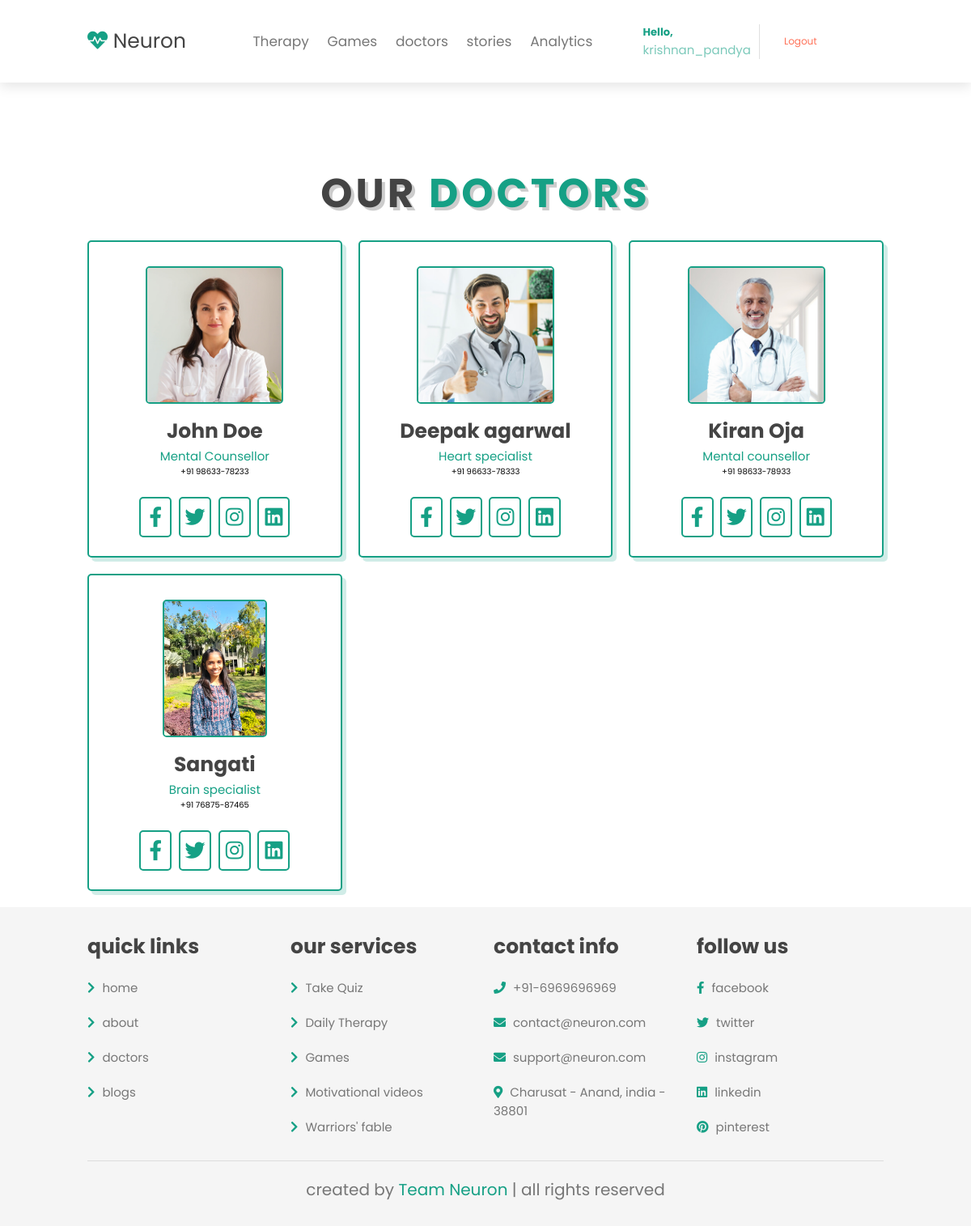
The app's page /doctors (signed in) with its own data.
### neuron_main/models.py (models this page shows)
class Doctor(models.Model):
    photo = models.ImageField(upload_to='media/image/', null=True)
    portfolio = models.CharField(max_length=100)
    name = models.CharField(max_length=30)
    location = models.CharField(max_length=50)
    contact_no = models.CharField(max_length=15)

### neuron_main/views.py (the view)
# urls.py: path('doctors', views.doctors, name="Doctors | Neuron"),
def doctors(request):
    user = request.user
    doctors = list(Doctor.objects.all())
    if(user.is_authenticated):
        return render(request, 'doctors.html', context={'username': user.username, 'doctors': doctors})
    return render(request, 'doctors.html', context={'doctors': doctors})

### templates/doctors.html (shortened to what this page needs)
{% extends 'base.html' %}
{% load static %}
  {% block content %}
<section class="doctors" id="doctors">
    <h1 class="heading" style="padding-top: 10vh"> our <span>doctors</span> </h1>
    <div class="box-container">
      {% for doctor in doctors %}
        <div class="box">
            <img src="{{ doctor.photo.url }}" alt="">
            <h3>{{doctor.name}}</h3>
            <span>{{doctor.portfolio}}</span>
            <pre style="font-size: 1rem">{{doctor.contact_no}}</pre>
            <div class="share">
                <a href="#" class="fab fa-facebook-f"></a>
                <a href="#" class="fab fa-twitter"></a>
                <a href="#" class="fab fa-instagram"></a>
                <a href="#" class="fab fa-linkedin"></a>
            </div>
        </div>
      {% endfor %}
    </div>
</section>
{% endblock %}

### templates/base.html (shortened to what this page needs)
{% load static %}
<!DOCTYPE html>
<html lang="en">
<head>
    <link rel="stylesheet" href="https://cdnjs.cloudflare.com/ajax/libs/font-awesome/5.15.4/css/all.min.css">
    <link rel="stylesheet" href="{% static 'css/base.css' %}">
</head>
<body>
<header class="header" style="position: relative;margin-bottom: -4rem;">
    <a href="/" class="logo"> <i class="fas fa-heartbeat"></i> Neuron </a>
    <nav class="navbar">
        <a href="/therapy">Therapy</a>
        <a href="/game">Games</a>
        <a href="/doctors">doctors</a>
        <a href="/stories">stories</a>
        {% if request.user.is_authenticated %}
            <a href="/analytics">Analytics</a>
        {% endif %}
    </nav>
    {% if username %}
    <div style="display: flex;align-items: center;gap: 1rem">
        <div style="border-right: 1px solid #00000020;padding-right: 1rem;">
            <b style="font-size: 1.3rem;color: #16a085">Hello, </b>
            <pre style="font-size: 1.5rem;color: #16a08590;">{{ username }}</pre>
        </div>
        <form method="GET" action="/logout">
            <button type="submit" style="font-size: 1.2rem;color: tomato;cursor: pointer;background-color: transparent;">Logout</button>
        </form>
    </div>
    {% else %}
    <button onclick="document.getElementById('id01').style.display='block'" style="width:auto;">Login/signup</button>
    {% endif %}
</header>
<section class="login" id="login">
</section>
{% block content %}
{% endblock %}
<section class="footer">
    <div class="box-container">
        <div class="box">
            <h3>quick links</h3>
            <a href="#"> <i class="fas fa-chevron-right"></i> home </a>
            <a href="#"> <i class="fas fa-chevron-right"></i> about </a>
            <a href="#"> <i class="fas fa-chevron-right"></i> doctors </a>
            <a href="#"> <i class="fas fa-chevron-right"></i> blogs </a>
        </div>
        <div class="box">
            <h3>our services</h3>
            <a href="#"> <i class="fas fa-chevron-right"></i> Take Quiz </a>
            <a href="#"> <i class="fas fa-chevron-right"></i> Daily Therapy </a>
            <a href="#"> <i class="fas fa-chevron-right"></i> Games </a>
            <a href="#"> <i class="fas fa-chevron-right"></i> Motivational videos </a>
            <a href="#"> <i class="fas fa-chevron-right"></i> Warriors' fable </a>
        </div>
        <div class="box">
            <h3>contact info</h3>
            <a href="#"> <i class="fas fa-phone"></i> +91-6969696969 </a>
            <a href="#"> <i class="fas fa-envelope"></i> contact@neuron.com </a>
            <a href="#"> <i class="fas fa-envelope"></i> support@neuron.com </a>
            <a href="#"> <i class="fas fa-map-marker-alt"></i> Charusat - Anand, india - 38801 </a>
        </div>
        <div class="box">
            <h3>follow us</h3>
            <a href="#"> <i class="fab fa-facebook-f"></i> facebook </a>
            <a href="#"> <i class="fab fa-twitter"></i> twitter </a>
            <a href="#"> <i class="fab fa-instagram"></i> instagram </a>
            <a href="#"> <i class="fab fa-linkedin"></i> linkedin </a>
            <a href="#"> <i class="fab fa-pinterest"></i> pinterest </a>
        </div>
    </div>
    <div class="credit"> created by <span>Team Neuron</span> | all rights reserved </div>
</section>
</body>
</html>

### static/css/base.css (style rules this page uses)
body { font-family: Arial, Helvetica, sans-serif; }
:root { --green:#16a085; --black:#444; --light-color:#777; --box-shadow:.5rem .5rem 0 rgba(22, 160, 133, .2); --text-shadow:.4rem .4rem 0 rgba(0, 0, 0, .2); --border:.2rem solid var(--green); --card-height: 300px; --card-width: calc(var(--card-height) / 1.5); }
* { font-family: 'Poppins', sans-serif; margin:0; padding: 0; box-sizing: border-box; outline: none; border: none; transition: all .2s ease-out; text-decoration: none; }
html { font-size: 62.5%; overflow-x: hidden; scroll-padding-top: 7rem; scroll-behavior: smooth; }
section { padding:2rem 9%; }
section:nth-child(even) { background: #f5f5f5; }
.heading { text-align: center; padding-bottom: 2rem; text-shadow: var(--text-shadow); text-transform: uppercase; color:var(--black); font-size: 5rem; letter-spacing: .4rem; }
.heading span { text-transform: uppercase; color:var(--green); }
.header { padding:2rem 9%; position: fixed; top:0; left: 0; right: 0; z-index: 1000; box-shadow: 0 .5rem 1.5rem rgba(0, 0, 0, .1); display: flex; align-items: center; justify-content: space-between; background: #fff; }
.header .logo { font-size: 2.5rem; color: var(--black); }
.header .logo i { color: var(--green); }
.header .navbar a { font-size: 1.7rem; color: var(--light-color); margin-left: 2rem; }
.doctors .box-container { display: grid; grid-template-columns: repeat(auto-fit, minmax(30rem, 1fr)); gap:2rem; }
.doctors .box-container .box { text-align: center; background:#fff; border-radius: .5rem; border:var(--border); box-shadow: var(--box-shadow); padding:2rem; }
.doctors .box-container .box img { height: 17rem; border:var(--border); border-radius: .5rem; margin-top: 1rem; margin-bottom: 1rem; }
.doctors .box-container .box h3 { color:var(--black); font-size: 2.5rem; }
.doctors .box-container .box span { color:var(--green); font-size: 1.5rem; }
.doctors .box-container .box .share { padding-top: 2rem; }
.doctors .box-container .box .share a { height: 5rem; width: 4rem; line-height: 4.5rem; font-size: 2.5rem; color:var(--green); border-radius: .5rem; border:var(--border); margin:.3rem; }
.footer .box-container { display: grid; grid-template-columns: repeat(auto-fit, minmax(22rem, 1fr)); gap:2rem; }
.footer .box-container .box h3 { font-size: 2.5rem; color:var(--black); padding: 1rem 0; }
.footer .box-container .box a { display: block; font-size: 1.5rem; color:var(--light-color); padding: 1rem 0; }
.footer .box-container .box a i { padding-right: .5rem; color:var(--green); }
.footer .credit { padding: 1rem; padding-top: 2rem; margin-top: 2rem; text-align: center; font-size: 2rem; color:var(--light-color); border-top: .1rem solid rgba(0, 0, 0, .1); }
.footer .credit span { color:var(--green); }
button { background-color:#16a085;; color: white; padding: 14px 20px; margin: 8px 0; border: none; cursor: pointer; width: 100%; border-radius: 50px; }
* { box-sizing: border-box }
button { background-color: #04AA6D; color: white; padding: 14px 20px; margin: 8px 0; border: none; cursor: pointer; width: 100%; opacity: 0.9; }

### templates/doctors.html (style rules this page uses)
html { box-sizing: border-box; font-family: 'Poppins', sans-serif; }
*, *::after, *::before { box-sizing: inherit; margin: 0; padding: 0; }
body { background-image: url('https://www.shutterstock.com/image-illustration/blurred-lights-on-blue-gradient-260nw-227742202.jpg'); background-size: cover; font-family: 'Montserrat', sans-serif; }

### records on screen
Doctor: photo (picture), name "John Doe", portfolio "Mental Counsellor", contact_no "+91 98633-78233"
Doctor: photo (picture), name "Deepak agarwal", portfolio "Heart specialist", contact_no "+91 96633-78333"
Doctor: photo (picture), name "Kiran Oja", portfolio "Mental counsellor", contact_no "+91 98633-78933"
Doctor: photo (picture), name "Sangati", portfolio "Brain specialist", contact_no "+91 76875-87465"

### other values on screen
{{ username }} "krishnan_pandya"
